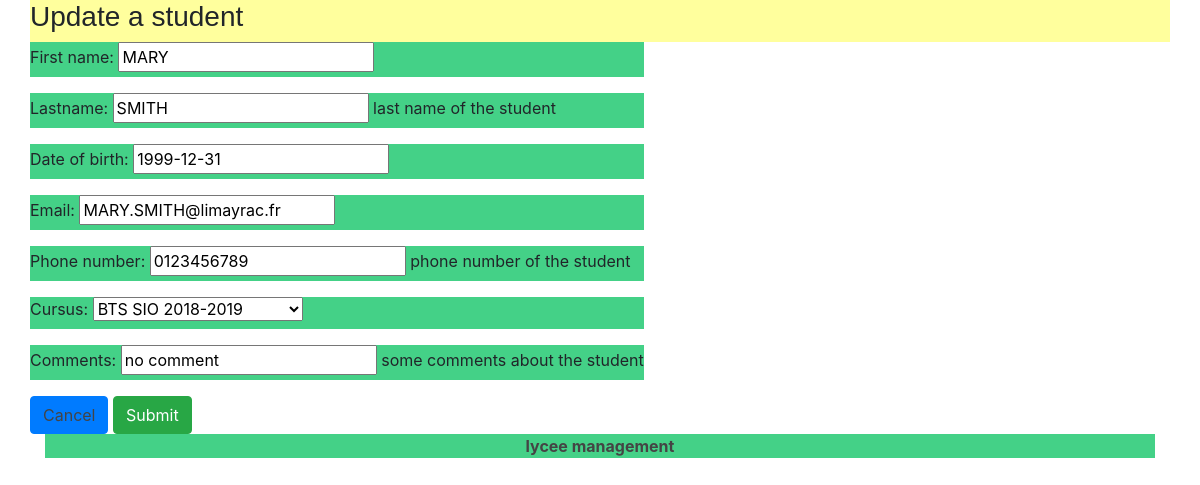
The app's page /lycee/student/edit/3 with its own data.
### lycee/models.py (models this page shows, shortened)
class Student(models.Model):
  first_name = models.CharField(
    max_length=50,
    blank=False,
    null=False
  )
  birth_date = models.DateField(
    verbose_name='date of birth',
    blank=False,
    null=True
  )
  last_name = models.CharField(
    verbose_name="lastname",
    help_text="last name of the student",
    blank=False, # pas de champ vide
    null=False, # pas de champ null (a conjuguer avec default
    default="???",
    max_length=255, # taille maximale du champ
  )
  phone = models.CharField(
    verbose_name="Phone number",
    help_text="phone number of the student",
    blank=False, # pas de champ vide
    null=False, # pas de champ null (a conjuguer avec default
    default="0999999999",
    max_length=10, # taille maximale du champ
  )
  email = models.EmailField(
    verbose_name="Email",
    help_text="",
    blank=False, # pas de champ vide
    null=False, # pas de champ null (a conjuguer avec default
    default="x@y.z",
    max_length=255, # taille maximale du champ
  )
  comments = models.CharField(
    verbose_name="comments",
    help_text="some comments about the student",
    blank=True,
    null=False, # pas de champ null (a conjuguer avec default
    default="",
    max_length=255, # taille maximale du champ
  )
  cursus = models.ForeignKey(
    Cursus,
    on_delete=models.CASCADE, # necessaire selon la version de Django
    null=True
  )

### lycee/views.py (the view, shortened to what this page needs)
# urls.py: path('lycee/student/edit/<pk>',StudentUpdateView.as_view(),name='update student'),
class StudentUpdateView(UpdateView):
  model = Student
  form_class = StudentForm
  template_name = 'lycee/student/update.html'

### lycee/forms.py
class StudentForm(ModelForm):
  class Meta:
    model = Student
    fields =(
      'first_name',
      'last_name',
      'birth_date',
      'email',
      'phone',
      'cursus',
      'comments',
    )

### lycee/models.py (called while the page is built)
  def __str__(self):
    return'{} {}'.format (self.name,self.scholar_year)

### lycee/templates/lycee/student/update.html (shortened to what this page needs)
{% extends 'master.html' %}
{% if liste %}
  {% block title %}
    Update a student
  {% endblock %}
  {% block content %}
    <form method="POST">
      {{form.as_p}}
      <div class="buttons">
        <button class="btn btn-primary radius left" type='cancel'>
          <a href={% url 'index' %}>Cancel</a>
        </button>
        <button class="btn btn-success radius right" type='submit'>
          Submit
        </button>
      </div>
    </form>
  {% endblock %}
  {% else %}
    <p>No Cursus to show</p>
  {% endif %}

### lycee/static/lycee/style.css (style rules this page uses)
a { color : #444444; }
p { background-color: #44d187 }
html { position: relative; min-height: 100%; }

### records on screen
Student: first_name "MARY", last_name "SMITH", birth_date "1999-12-31", email "MARY.SMITH@limayrac.fr", phone "0123456789", cursus "BTS SIO 2018-2019", comments "no comment"
